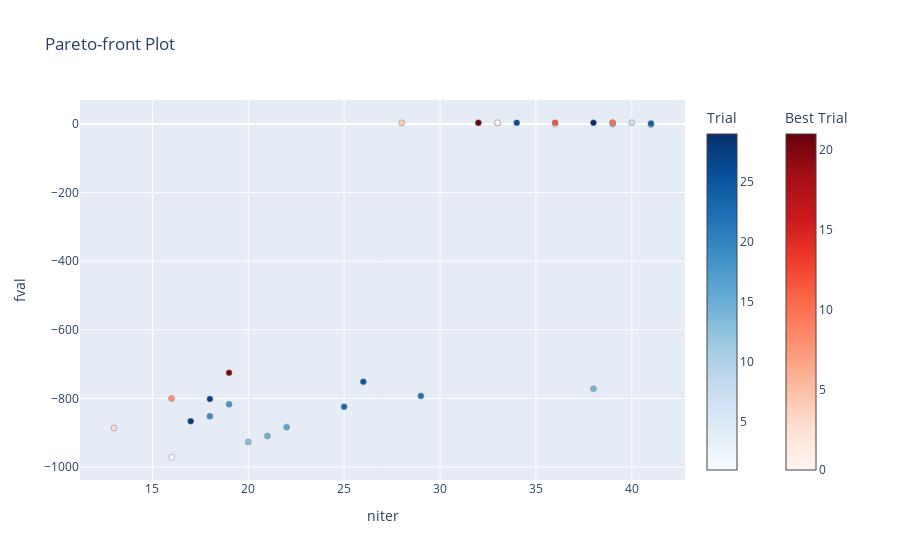

Notebook source saved alongside this figure:
### Code cell
optuna.visualization.plot_pareto_front(study,target_names=["niter","fval"])

### Figure 1 — Plotly figure (JSON) as saved in the notebook; plotly's stock layout.template omitted (floating-point values rounded to 4 significant figures)
{"data": [{"hovertemplate": "%{text}<extra>Trial</extra>", "marker": {"color": [1, 2, 5, 6, 7, 9, 11, 13, 14, 15, 16, 17, 18, 19, 22, 23, 24, 25, 26, 27, 28, 29], "colorbar": {"title": {"text": "Trial"}}, "colorscale": [[0, "rgb(247,251,255)"], [0.125, "rgb(222,235,247)"], [0.25, "rgb(198,219,239)"], [0.375, "rgb(158,202,225)"], [0.5, "rgb(107,174,214)"], [0.625, "rgb(66,146,198)"], [0.75, "rgb(33,113,181)"], [0.875, "rgb(8,81,156)"], [1, "rgb(8,48,107)"]], "line": {"color": "Grey", "width": 0.5}}, "mode": "markers", "showlegend": false, "text": ["{<br>  \"number\": 1,<br>  \"values\": [<br>    16.0,<br>    -971.8<br>  ],<br>  \"params\": {<br>    \"sol_per_pop\": 84,<br>    \"crossover_probability\": 0.817563282334348,<br>    \"mutation_probability\": 0.011879386102601966,<br>    \"parent_selection_type\": \"rws\"<br>  }<br>}", "{<br>  \"number\": 2,<br>  \"values\": [<br>    36.0,<br>    -0.28<br>  ],<br>  \"params\": {<br>    \"sol_per_pop\": 67,<br>    \"crossover_probability\": 0.8285395390896183,<br>    \"mutation_probability\": 0.03963303908446207,<br>    \"parent_selection_type\": \"tournament\"<br>  }<br>}", "{<br>  \"number\": 5,<br>  \"values\": [<br>    32.0,<br>    3.6<br>  ],<br>  \"params\": {<br>    \"sol_per_pop\": 51,<br>    \"crossover_probability\": 0.8703165494422839,<br>    \"mutation_probability\": 0.018593872096452958,<br>    \"parent_selection_type\": \"tournament\"<br>  }<br>}", "{<br>  \"number\": 6,<br>  \"values\": [<br>    33.0,<br>    3.36<br>  ],<br>  \"params\": {<br>    \"sol_per_pop\": 68,<br>    \"crossover_probability\": 0.8507193383041253,<br>    \"mutation_probability\": 0.014258812959979626,<br>    \"parent_selection_type\": \"tournament\"<br>  }<br>}", "{<br>  \"number\": 7,<br>  \"values\": [<br>    40.0,<br>    3.88<br>  ],<br>  \"params\": {<br>    \"sol_per_pop\": 75,<br>    \"crossover_probability\": 0.853587203566658,<br>    \"mutation_probability\": 0.033926211539516776,<br>    \"parent_selection_type\": \"tournament\"<br>  }<br>}", "{<br>  \"number\": 9,<br>  \"values\": [<br>    39.0,<br>    -0.24<br>  ],<br>  \"params\": {<br>    \"sol_per_pop\": 75,<br>    \"crossover_probability\": 0.8396061639803813,<br>    \"mutation_probability\": 0.03846864827684449,<br>    \"parent_selection_type\": \"tournament\"<br>  }<br>}", "{<br>  \"number\": 11,<br>  \"values\": [<br>    41.0,<br>    -1.8<br>  ],<br>  \"params\": {<br>    \"sol_per_pop\": 81,<br>    \"crossover_probability\": 0.830201511305595,<br>    \"mutation_probability\": 0.0499555598169726,<br>    \"parent_selection_type\": \"tournament\"<br>  }<br>}", "{<br>  \"number\": 13,<br>  \"values\": [<br>    20.0,<br>    -927.48<br>  ],<br>  \"params\": {<br>    \"sol_per_pop\": 73,<br>    \"crossover_probability\": 0.8054573517227402,<br>    \"mutation_probability\": 0.011841742323824457,<br>    \"parent_selection_type\": \"rws\"<br>  }<br>}", "{<br>  \"number\": 14,<br>  \"values\": [<br>    38.0,<br>    -771.92<br>  ],<br>  \"params\": {<br>    \"sol_per_pop\": 56,<br>    \"crossover_probability\": 0.8890079895033145,<br>    \"mutation_probability\": 0.03829453880544297,<br>    \"parent_selection_type\": \"rws\"<br>  }<br>}", "{<br>  \"number\": 15,<br>  \"values\": [<br>    21.0,<br>    -909.84<br>  ],<br>  \"params\": {<br>    \"sol_per_pop\": 68,<br>    \"crossover_probability\": 0.863565637547489,<br>    \"mutation_probability\": 0.036425912178261494,<br>    \"parent_selection_type\": \"rws\"<br>  }<br>}", "{<br>  \"number\": 16,<br>  \"values\": [<br>    22.0,<br>    -884.04<br>  ],<br>  \"params\": {<br>    \"sol_per_pop\": 50,<br>    \"crossover_probability\": 0.872460769376243,<br>    \"mutation_probability\": 0.01928744709778715,<br>    \"parent_selection_type\": \"rws\"<br>  }<br>}", "{<br>  \"number\": 17,<br>  \"values\": [<br>    39.0,<br>    3.8<br>  ],<br>  \"params\": {<br>    \"sol_per_pop\": 55,<br>    \"crossover_probability\": 0.8876011851239418,<br>    \"mutation_probability\": 0.03161853026505975,<br>    \"parent_selection_type\": \"tournament\"<br>  }<br>}", "{<br>  \"number\": 18,<br>  \"values\": [<br>    19.0,<br>    -817.52<br>  ],<br>  \"params\": {<br>    \"sol_per_pop\": 91,<br>    \"crossover_probability\": 0.8809920509942675,<br>    \"mutation_probability\": 0.0457023049161819,<br>    \"parent_selection_type\": \"rws\"<br>  }<br>}", "{<br>  \"number\": 19,<br>  \"values\": [<br>    18.0,<br>    -852.4<br>  ],<br>  \"params\": {<br>    \"sol_per_pop\": 63,<br>    \"crossover_probability\": 0.8509281087565234,<br>    \"mutation_probability\": 0.03538232578029931,<br>    \"parent_selection_type\": \"rws\"<br>  }<br>}", "{<br>  \"number\": 22,<br>  \"values\": [<br>    29.0,<br>    -792.84<br>  ],<br>  \"params\": {<br>    \"sol_per_pop\": 74,<br>    \"crossover_probability\": 0.8315831060224533,<br>    \"mutation_probability\": 0.03813487245198071,<br>    \"parent_selection_type\": \"rws\"<br>  }<br>}", "{<br>  \"number\": 23,<br>  \"values\": [<br>    25.0,<br>    -824.64<br>  ],<br>  \"params\": {<br>    \"sol_per_pop\": 54,<br>    \"crossover_probability\": 0.8771006510432795,<br>    \"mutation_probability\": 0.04638360203547152,<br>    \"parent_selection_type\": \"rws\"<br>  }<br>}", "{<br>  \"number\": 24,<br>  \"values\": [<br>    41.0,<br>    1.8<br>  ],<br>  \"params\": {<br>    \"sol_per_pop\": 78,<br>    \"crossover_probability\": 0.8711792870385474,<br>    \"mutation_probability\": 0.04909190791427534,<br>    \"parent_selection_type\": \"tournament\"<br>  }<br>}", "{<br>  \"number\": 25,<br>  \"values\": [<br>    26.0,<br>    -751.48<br>  ],<br>  \"params\": {<br>    \"sol_per_pop\": 51,<br>    \"crossover_probability\": 0.8546796968261561,<br>    \"mutation_probability\": 0.033380124966362744,<br>    \"parent_selection_type\": \"rws\"<br>  }<br>}", "{<br>  \"number\": 26,<br>  \"values\": [<br>    34.0,<br>    3.6<br>  ],<br>  \"params\": {<br>    \"sol_per_pop\": 90,<br>    \"crossover_probability\": 0.8086943706416068,<br>    \"mutation_probability\": 0.01893875201088992,<br>    \"parent_selection_type\": \"tournament\"<br>  }<br>}", "{<br>  \"number\": 27,<br>  \"values\": [<br>    18.0,<br>    -801.68<br>  ],<br>  \"params\": {<br>    \"sol_per_pop\": 99,<br>    \"crossover_probability\": 0.8138914106687108,<br>    \"mutation_probability\": 0.0346396031541048,<br>    \"parent_selection_type\": \"rws\"<br>  }<br>}", "{<br>  \"number\": 28,<br>  \"values\": [<br>    17.0,<br>    -866.64<br>  ],<br>  \"params\": {<br>    \"sol_per_pop\": 99,<br>    \"crossover_probability\": 0.8595809800735599,<br>    \"mutation_probability\": 0.01312396105731211,<br>    \"parent_selection_type\": \"rws\"<br>  }<br>}", "{<br>  \"number\": 29,<br>  \"values\": [<br>    38.0,<br>    3.8<br>  ],<br>  \"params\": {<br>    \"sol_per_pop\": 84,<br>    \"crossover_probability\": 0.8482113389706267,<br>    \"mutation_probability\": 0.030910605746735723,<br>    \"parent_selection_type\": \"tournament\"<br>  }<br>}"], "type": "scatter", "x": [16, 36, 32, 33, 40, 39, 41, 20, 38, 21, 22, 39, 19, 18, 29, 25, 41, 26, 34, 18, 17, 38], "y": [-971.8, -0.28, 3.6, 3.36, 3.88, -0.24, -1.8, -927.5, -771.9, -909.8, -884.0, 3.8, -817.5, -852.4, -792.8, -824.6, 1.8, -751.5, 3.6, -801.7, -866.6, 3.8]}, {"hovertemplate": "%{text}<extra>Best Trial</extra>", "marker": {"color": [0, 3, 4, 8, 10, 12, 20, 21], "colorbar": {"title": {"text": "Best Trial"}, "x": 1.1, "xpad": 40}, "colorscale": [[0, "rgb(255,245,240)"], [0.125, "rgb(254,224,210)"], [0.25, "rgb(252,187,161)"], [0.375, "rgb(252,146,114)"], [0.5, "rgb(251,106,74)"], [0.625, "rgb(239,59,44)"], [0.75, "rgb(203,24,29)"], [0.875, "rgb(165,15,21)"], [1, "rgb(103,0,13)"]], "line": {"color": "Grey", "width": 0.5}}, "mode": "markers", "showlegend": false, "text": ["{<br>  \"number\": 0,<br>  \"values\": [<br>    33.0,<br>    3.72<br>  ],<br>  \"params\": {<br>    \"sol_per_pop\": 97,<br>    \"crossover_probability\": 0.8796486874232897,<br>    \"mutation_probability\": 0.014410223502521639,<br>    \"parent_selection_type\": \"tournament\"<br>  }<br>}", "{<br>  \"number\": 3,<br>  \"values\": [<br>    13.0,<br>    -886.08<br>  ],<br>  \"params\": {<br>    \"sol_per_pop\": 72,<br>    \"crossover_probability\": 0.826652352456685,<br>    \"mutation_probability\": 0.01022588540814072,<br>    \"parent_selection_type\": \"rws\"<br>  }<br>}", "{<br>  \"number\": 4,<br>  \"values\": [<br>    28.0,<br>    3.56<br>  ],<br>  \"params\": {<br>    \"sol_per_pop\": 60,<br>    \"crossover_probability\": 0.8587994824120686,<br>    \"mutation_probability\": 0.016029010783878275,<br>    \"parent_selection_type\": \"tournament\"<br>  }<br>}", "{<br>  \"number\": 8,<br>  \"values\": [<br>    16.0,<br>    -800.8<br>  ],<br>  \"params\": {<br>    \"sol_per_pop\": 94,<br>    \"crossover_probability\": 0.8797881383158777,<br>    \"mutation_probability\": 0.014003047168544716,<br>    \"parent_selection_type\": \"rws\"<br>  }<br>}", "{<br>  \"number\": 10,<br>  \"values\": [<br>    39.0,<br>    3.88<br>  ],<br>  \"params\": {<br>    \"sol_per_pop\": 63,<br>    \"crossover_probability\": 0.8721137085387751,<br>    \"mutation_probability\": 0.026411010909595842,<br>    \"parent_selection_type\": \"tournament\"<br>  }<br>}", "{<br>  \"number\": 12,<br>  \"values\": [<br>    36.0,<br>    3.84<br>  ],<br>  \"params\": {<br>    \"sol_per_pop\": 77,<br>    \"crossover_probability\": 0.8417847603965349,<br>    \"mutation_probability\": 0.0344668500747232,<br>    \"parent_selection_type\": \"tournament\"<br>  }<br>}", "{<br>  \"number\": 20,<br>  \"values\": [<br>    19.0,<br>    -725.44<br>  ],<br>  \"params\": {<br>    \"sol_per_pop\": 74,<br>    \"crossover_probability\": 0.8495330295431809,<br>    \"mutation_probability\": 0.044585230102474005,<br>    \"parent_selection_type\": \"rws\"<br>  }<br>}", "{<br>  \"number\": 21,<br>  \"values\": [<br>    32.0,<br>    3.68<br>  ],<br>  \"params\": {<br>    \"sol_per_pop\": 81,<br>    \"crossover_probability\": 0.8127907312172487,<br>    \"mutation_probability\": 0.01278317698060075,<br>    \"parent_selection_type\": \"tournament\"<br>  }<br>}"], "type": "scatter", "x": [33, 13, 28, 16, 39, 36, 19, 32], "y": [3.72, -886.1, 3.56, -800.8, 3.88, 3.84, -725.4, 3.68]}], "layout": {"title": {"text": "Pareto-front Plot"}, "xaxis": {"title": {"text": "niter"}}, "yaxis": {"title": {"text": "fval"}}}}
